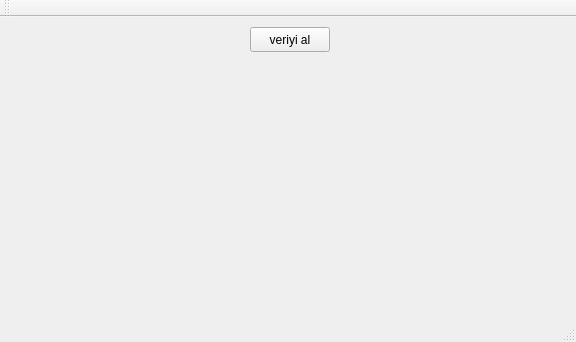
<?xml version="1.0" encoding="UTF-8"?>
<ui version="4.0">
 <class>MainWindow</class>
 <widget class="QMainWindow" name="MainWindow">
  <property name="geometry">
   <rect>
    <x>0</x>
    <y>0</y>
    <width>576</width>
    <height>342</height>
   </rect>
  </property>
  <property name="windowTitle">
   <string>MainWindow</string>
  </property>
  <widget class="QWidget" name="centralWidget">
   <widget class="QPushButton" name="pushButton">
    <property name="geometry">
     <rect>
      <x>250</x>
      <y>10</y>
      <width>80</width>
      <height>25</height>
     </rect>
    </property>
    <property name="text">
     <string>veriyi al</string>
    </property>
   </widget>
  </widget>
  <widget class="QMenuBar" name="menuBar">
   <property name="geometry">
    <rect>
     <x>0</x>
     <y>0</y>
     <width>576</width>
     <height>22</height>
    </rect>
   </property>
  </widget>
  <widget class="QToolBar" name="mainToolBar">
   <attribute name="toolBarArea">
    <enum>TopToolBarArea</enum>
   </attribute>
   <attribute name="toolBarBreak">
    <bool>false</bool>
   </attribute>
  </widget>
  <widget class="QStatusBar" name="statusBar"/>
 </widget>
 <layoutdefault spacing="6" margin="11"/>
 <resources/>
 <connections/>
</ui>
